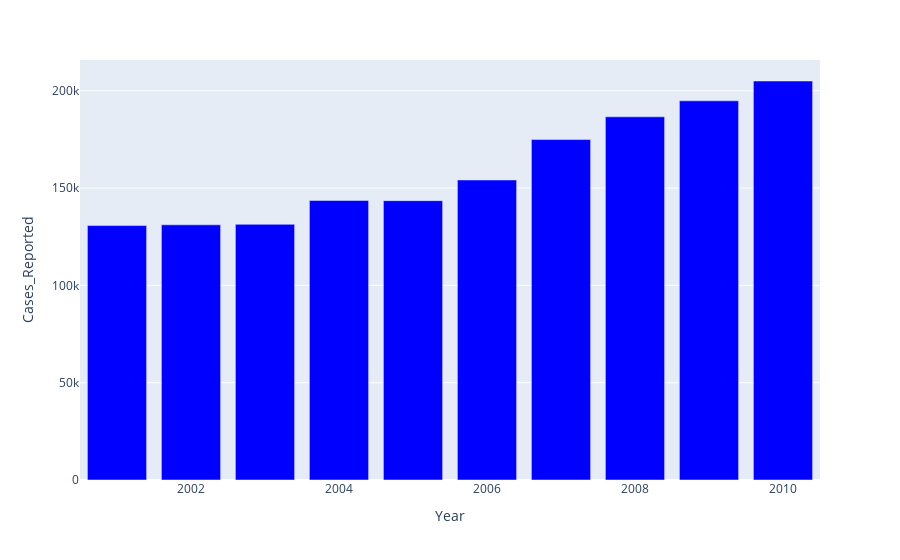

The notebook cell saved with this chart:
### Code cell
fig= px.bar(g,x='Year',y='Cases_Reported',color_discrete_sequence=['blue'])
fig.show()

### Figure 1 — Plotly figure (JSON) as saved in the notebook; plotly's stock layout.template omitted (floating-point values rounded to 4 significant figures)
{"data": [{"alignmentgroup": "True", "hovertemplate": "Year=%{x}<br>Cases_Reported=%{y}<extra></extra>", "legendgroup": "", "marker": {"color": "blue", "pattern": {"shape": ""}}, "name": "", "offsetgroup": "", "orientation": "v", "showlegend": false, "textposition": "auto", "type": "bar", "x": [2010, 2009, 2008, 2007, 2006, 2004, 2005, 2003, 2002, 2001], "xaxis": "x", "y": [205009, 194835, 186616, 174921, 154158, 143615, 143523, 131364, 131112, 130725], "yaxis": "y"}], "layout": {"barmode": "relative", "legend": {"tracegroupgap": 0}, "margin": {"t": 60}, "xaxis": {"anchor": "y", "domain": [0, 1], "title": {"text": "Year"}}, "yaxis": {"anchor": "x", "domain": [0, 1], "title": {"text": "Cases_Reported"}}}}
